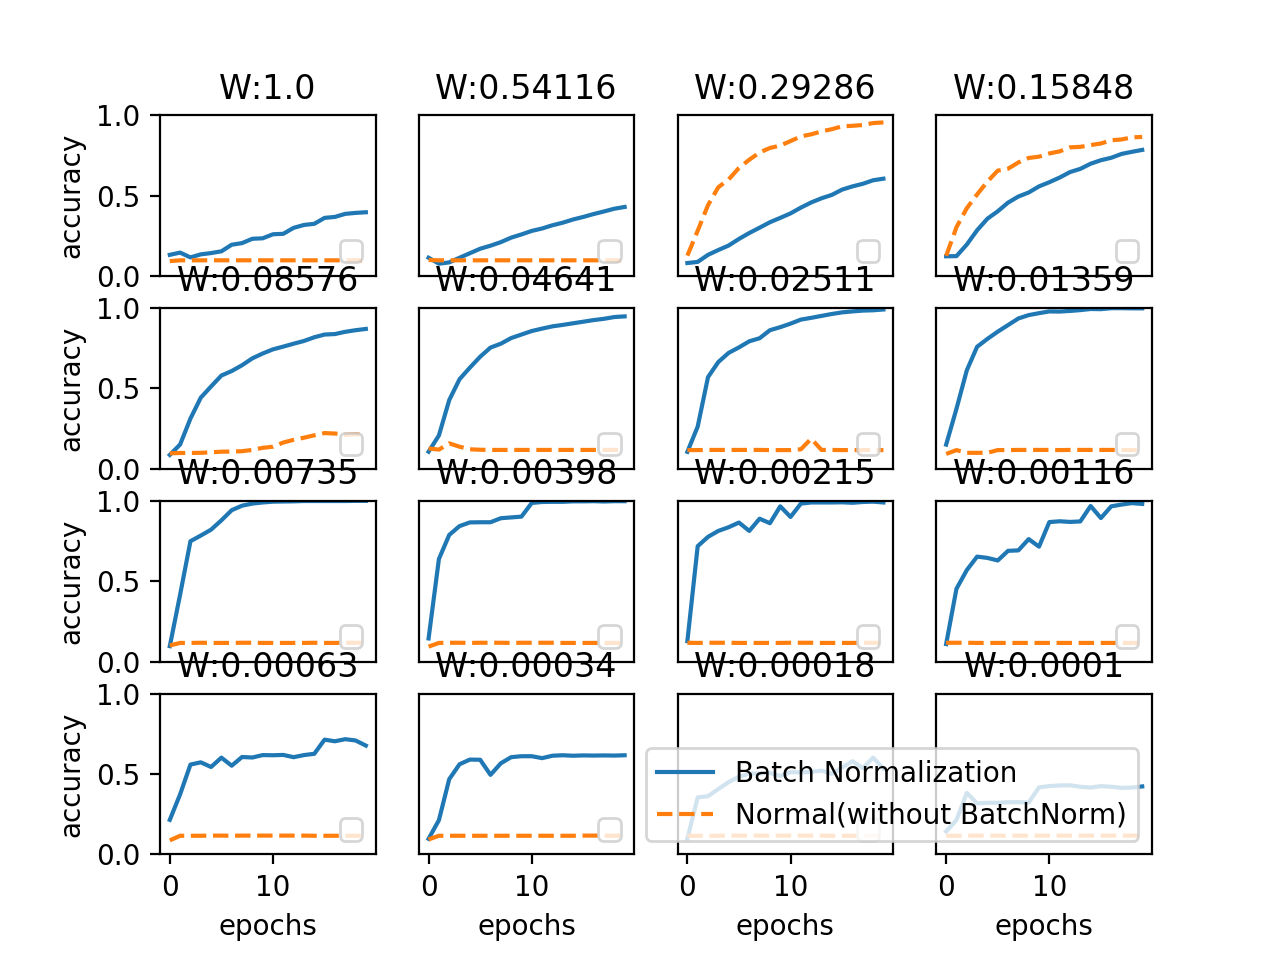

Recreate this plot in Python.
import sys, os

sys.path.append(os.pardir)  # 親ディレクトリのファイルをインポートするための設定
import numpy as np
import matplotlib.pyplot as plt
from dataset.mnist import load_mnist
from common.multi_layer_net_extend import MultiLayerNetExtend
from common.optimizer import SGD, Adam

(x_train, t_train), (x_test, t_test) = load_mnist(normalize=True)

# 学習データを削減
x_train = x_train[:1000]
t_train = t_train[:1000]

max_epochs = 20
train_size = x_train.shape[0]
batch_size = 100
learning_rate = 0.01


def __train(weight_init_std):
    bn_network = MultiLayerNetExtend(
        input_size=784,
        hidden_size_list=[100, 100, 100, 100, 100],
        output_size=10,
        weight_init_std=weight_init_std,
        use_batchnorm=True,
    )
    network = MultiLayerNetExtend(
        input_size=784,
        hidden_size_list=[100, 100, 100, 100, 100],
        output_size=10,
        weight_init_std=weight_init_std,
    )
    optimizer = SGD(lr=learning_rate)

    train_acc_list = []
    bn_train_acc_list = []

    iter_per_epoch = max(train_size / batch_size, 1)
    epoch_cnt = 0

    for i in range(1000000000):
        batch_mask = np.random.choice(train_size, batch_size)
        x_batch = x_train[batch_mask]
        t_batch = t_train[batch_mask]

        for _network in (bn_network, network):
            grads = _network.gradient(x_batch, t_batch)
            optimizer.update(_network.params, grads)

        if i % iter_per_epoch == 0:
            train_acc = network.accuracy(x_train, t_train)
            bn_train_acc = bn_network.accuracy(x_train, t_train)
            train_acc_list.append(train_acc)
            bn_train_acc_list.append(bn_train_acc)

            print(
                "epoch:"
                + str(epoch_cnt)
                + " | "
                + str(train_acc)
                + " - "
                + str(bn_train_acc)
            )

            epoch_cnt += 1
            if epoch_cnt >= max_epochs:
                break

    return train_acc_list, bn_train_acc_list


# 3.グラフの描画==========
weight_scale_list = np.logspace(0, -4, num=16)
x = np.arange(max_epochs)

for i, w in enumerate(weight_scale_list):
    print("============== " + str(i + 1) + "/16" + " ==============")
    train_acc_list, bn_train_acc_list = __train(w)

    plt.subplot(4, 4, i + 1)
    plt.title("W:" + str(w)[0:7])
    if i == 15:
        plt.plot(x, bn_train_acc_list, label="Batch Normalization", markevery=2)
        plt.plot(
            x,
            train_acc_list,
            linestyle="--",
            label="Normal(without BatchNorm)",
            markevery=2,
        )
    else:
        plt.plot(x, bn_train_acc_list, markevery=2)
        plt.plot(x, train_acc_list, linestyle="--", markevery=2)

    plt.ylim(0, 1.0)
    if i % 4:
        plt.yticks([])
    else:
        plt.ylabel("accuracy")
    if i < 12:
        plt.xticks([])
    else:
        plt.xlabel("epochs")
    plt.legend(loc="lower right")

plt.show()

# ============= 1/16 ==============
# epoch:0 | 0.117 - 0.117
# ../common/multi_layer_net_extend.py:122: RuntimeWarning: overflow encountered in square
#   weight_decay += 0.5 * self.weight_decay_lambda * np.sum(W ** 2)
# ../common/multi_layer_net_extend.py:122: RuntimeWarning: invalid value encountered in double_scalars
#   weight_decay += 0.5 * self.weight_decay_lambda * np.sum(W ** 2)
# ../common/functions.py:32: RuntimeWarning: invalid value encountered in subtract
#   x = x - np.max(x, axis=-1, keepdims=True)  # オーバーフロー対策
# ../common/layers.py:12: RuntimeWarning: invalid value encountered in less_equal
#   self.mask = x <= 0
# epoch:1 | 0.097 - 0.113
# epoch:2 | 0.097 - 0.147
# epoch:3 | 0.097 - 0.183
# epoch:4 | 0.097 - 0.208
# epoch:5 | 0.097 - 0.229
# epoch:6 | 0.097 - 0.243
# epoch:7 | 0.097 - 0.272
# epoch:8 | 0.097 - 0.304
# epoch:9 | 0.097 - 0.312
# epoch:10 | 0.097 - 0.323
# epoch:11 | 0.097 - 0.337
# epoch:12 | 0.097 - 0.347
# epoch:13 | 0.097 - 0.363
# epoch:14 | 0.097 - 0.379
# epoch:15 | 0.097 - 0.392
# epoch:16 | 0.097 - 0.404
# epoch:17 | 0.097 - 0.413
# epoch:18 | 0.097 - 0.435
# epoch:19 | 0.097 - 0.433
# No handles with labels found to put in legend.
# ============== 2/16 ==============
# epoch:0 | 0.097 - 0.067
# epoch:1 | 0.097 - 0.093
# epoch:2 | 0.097 - 0.155
# epoch:3 | 0.097 - 0.169
# epoch:4 | 0.097 - 0.193
# epoch:5 | 0.097 - 0.213
# epoch:6 | 0.097 - 0.239
# epoch:7 | 0.097 - 0.254
# epoch:8 | 0.097 - 0.285
# epoch:9 | 0.097 - 0.314
# epoch:10 | 0.097 - 0.324
# epoch:11 | 0.097 - 0.34
# epoch:12 | 0.097 - 0.365
# epoch:13 | 0.097 - 0.369
# epoch:14 | 0.097 - 0.385
# epoch:15 | 0.097 - 0.405
# epoch:16 | 0.097 - 0.418
# epoch:17 | 0.097 - 0.443
# epoch:18 | 0.097 - 0.458
# epoch:19 | 0.097 - 0.464
# No handles with labels found to put in legend.
# ============== 3/16 ==============
# epoch:0 | 0.093 - 0.096
# epoch:1 | 0.328 - 0.113
# epoch:2 | 0.469 - 0.128
# epoch:3 | 0.546 - 0.162
# epoch:4 | 0.618 - 0.197
# epoch:5 | 0.681 - 0.224
# epoch:6 | 0.71 - 0.269
# epoch:7 | 0.749 - 0.308
# epoch:8 | 0.77 - 0.327
# epoch:9 | 0.814 - 0.369
# epoch:10 | 0.839 - 0.401
# epoch:11 | 0.868 - 0.436
# epoch:12 | 0.866 - 0.463
# epoch:13 | 0.892 - 0.489
# epoch:14 | 0.917 - 0.509
# epoch:15 | 0.926 - 0.53
# epoch:16 | 0.931 - 0.558
# epoch:17 | 0.941 - 0.582
# epoch:18 | 0.941 - 0.604
# epoch:19 | 0.951 - 0.613
# No handles with labels found to put in legend.
# ============== 4/16 ==============
# epoch:0 | 0.064 - 0.1
# epoch:1 | 0.26 - 0.114
# epoch:2 | 0.403 - 0.149
# epoch:3 | 0.503 - 0.258
# epoch:4 | 0.569 - 0.323
# epoch:5 | 0.62 - 0.39
# epoch:6 | 0.667 - 0.449
# epoch:7 | 0.7 - 0.504
# epoch:8 | 0.712 - 0.546
# epoch:9 | 0.722 - 0.583
# epoch:10 | 0.751 - 0.613
# epoch:11 | 0.763 - 0.645
# epoch:12 | 0.794 - 0.663
# epoch:13 | 0.799 - 0.682
# epoch:14 | 0.818 - 0.701
# epoch:15 | 0.817 - 0.71
# epoch:16 | 0.832 - 0.72
# epoch:17 | 0.837 - 0.74
# epoch:18 | 0.843 - 0.746
# epoch:19 | 0.855 - 0.762
# No handles with labels found to put in legend.
# ============== 5/16 ==============
# epoch:0 | 0.06 - 0.104
# epoch:1 | 0.07 - 0.141
# epoch:2 | 0.083 - 0.295
# epoch:3 | 0.092 - 0.42
# epoch:4 | 0.117 - 0.515
# epoch:5 | 0.134 - 0.602
# epoch:6 | 0.15 - 0.642
# epoch:7 | 0.165 - 0.689
# epoch:8 | 0.168 - 0.723
# epoch:9 | 0.166 - 0.736
# epoch:10 | 0.191 - 0.764
# epoch:11 | 0.195 - 0.789
# epoch:12 | 0.197 - 0.795
# epoch:13 | 0.224 - 0.801
# epoch:14 | 0.235 - 0.823
# epoch:15 | 0.247 - 0.832
# epoch:16 | 0.257 - 0.844
# epoch:17 | 0.269 - 0.852
# epoch:18 | 0.295 - 0.856
# epoch:19 | 0.334 - 0.863
# No handles with labels found to put in legend.
# ============== 6/16 ==============
# epoch:0 | 0.079 - 0.101
# epoch:1 | 0.097 - 0.207
# epoch:2 | 0.129 - 0.452
# epoch:3 | 0.142 - 0.601
# epoch:4 | 0.117 - 0.675
# epoch:5 | 0.118 - 0.733
# epoch:6 | 0.116 - 0.763
# epoch:7 | 0.156 - 0.787
# epoch:8 | 0.13 - 0.81
# epoch:9 | 0.128 - 0.834
# epoch:10 | 0.118 - 0.842
# epoch:11 | 0.117 - 0.858
# epoch:12 | 0.117 - 0.877
# epoch:13 | 0.117 - 0.888
# epoch:14 | 0.117 - 0.897
# epoch:15 | 0.179 - 0.901
# epoch:16 | 0.116 - 0.906
# epoch:17 | 0.116 - 0.918
# epoch:18 | 0.116 - 0.925
# epoch:19 | 0.116 - 0.928
# No handles with labels found to put in legend.
# ============== 7/16 ==============
# epoch:0 | 0.099 - 0.117
# epoch:1 | 0.105 - 0.331
# epoch:2 | 0.105 - 0.541
# epoch:3 | 0.117 - 0.654
# epoch:4 | 0.117 - 0.716
# epoch:5 | 0.105 - 0.765
# epoch:6 | 0.105 - 0.81
# epoch:7 | 0.116 - 0.858
# epoch:8 | 0.116 - 0.877
# epoch:9 | 0.116 - 0.905
# epoch:10 | 0.116 - 0.933
# epoch:11 | 0.116 - 0.937
# epoch:12 | 0.116 - 0.943
# epoch:13 | 0.116 - 0.955
# epoch:14 | 0.116 - 0.965
# epoch:15 | 0.116 - 0.975
# epoch:16 | 0.116 - 0.977
# epoch:17 | 0.116 - 0.985
# epoch:18 | 0.116 - 0.988
# epoch:19 | 0.116 - 0.99
# No handles with labels found to put in legend.
# ============== 8/16 ==============
# epoch:0 | 0.1 - 0.094
# epoch:1 | 0.117 - 0.275
# epoch:2 | 0.117 - 0.554
# epoch:3 | 0.117 - 0.685
# epoch:4 | 0.117 - 0.75
# epoch:5 | 0.117 - 0.809
# epoch:6 | 0.117 - 0.859
# epoch:7 | 0.117 - 0.911
# epoch:8 | 0.117 - 0.947
# epoch:9 | 0.117 - 0.963
# epoch:10 | 0.117 - 0.977
# epoch:11 | 0.117 - 0.985
# epoch:12 | 0.117 - 0.99
# epoch:13 | 0.117 - 0.991
# epoch:14 | 0.117 - 0.991
# epoch:15 | 0.117 - 0.995
# epoch:16 | 0.117 - 0.996
# epoch:17 | 0.117 - 0.996
# epoch:18 | 0.117 - 0.997
# epoch:19 | 0.117 - 0.999
# No handles with labels found to put in legend.
# ============== 9/16 ==============
# epoch:0 | 0.105 - 0.137
# epoch:1 | 0.117 - 0.422
# epoch:2 | 0.117 - 0.779
# epoch:3 | 0.116 - 0.832
# epoch:4 | 0.116 - 0.871
# epoch:5 | 0.116 - 0.913
# epoch:6 | 0.116 - 0.949
# epoch:7 | 0.117 - 0.964
# epoch:8 | 0.117 - 0.986
# epoch:9 | 0.117 - 0.991
# epoch:10 | 0.117 - 0.991
# epoch:11 | 0.117 - 0.994
# epoch:12 | 0.116 - 0.995
# epoch:13 | 0.116 - 0.997
# epoch:14 | 0.117 - 0.997
# epoch:15 | 0.117 - 0.999
# epoch:16 | 0.116 - 0.999
# epoch:17 | 0.117 - 0.999
# epoch:18 | 0.116 - 0.999
# epoch:19 | 0.116 - 0.999
# No handles with labels found to put in legend.
# ============== 10/16 ==============
# epoch:0 | 0.116 - 0.144
# epoch:1 | 0.117 - 0.51
# epoch:2 | 0.117 - 0.771
# epoch:3 | 0.117 - 0.803
# epoch:4 | 0.117 - 0.849
# epoch:5 | 0.117 - 0.881
# epoch:6 | 0.117 - 0.887
# epoch:7 | 0.117 - 0.968
# epoch:8 | 0.117 - 0.981
# epoch:9 | 0.117 - 0.985
# epoch:10 | 0.117 - 0.935
# epoch:11 | 0.117 - 0.986
# epoch:12 | 0.117 - 0.995
# epoch:13 | 0.117 - 0.999
# epoch:14 | 0.117 - 0.999
# epoch:15 | 0.117 - 0.984
# epoch:16 | 0.117 - 0.981
# epoch:17 | 0.117 - 1.0
# epoch:18 | 0.117 - 0.968
# epoch:19 | 0.117 - 1.0
# No handles with labels found to put in legend.
# ============== 11/16 ==============
# epoch:0 | 0.094 - 0.21
# epoch:1 | 0.117 - 0.471
# epoch:2 | 0.117 - 0.709
# epoch:3 | 0.116 - 0.724
# epoch:4 | 0.116 - 0.768
# epoch:5 | 0.116 - 0.785
# epoch:6 | 0.117 - 0.779
# epoch:7 | 0.117 - 0.794
# epoch:8 | 0.117 - 0.792
# epoch:9 | 0.117 - 0.851
# epoch:10 | 0.117 - 0.888
# epoch:11 | 0.117 - 0.947
# epoch:12 | 0.117 - 0.944
# epoch:13 | 0.117 - 0.975
# epoch:14 | 0.117 - 0.944
# epoch:15 | 0.117 - 0.968
# epoch:16 | 0.117 - 0.974
# epoch:17 | 0.117 - 0.988
# epoch:18 | 0.117 - 0.989
# epoch:19 | 0.117 - 0.991
# No handles with labels found to put in legend.
# ============== 12/16 ==============
# epoch:0 | 0.105 - 0.1
# epoch:1 | 0.116 - 0.513
# epoch:2 | 0.116 - 0.4
# epoch:3 | 0.116 - 0.57
# epoch:4 | 0.116 - 0.725
# epoch:5 | 0.116 - 0.776
# epoch:6 | 0.116 - 0.78
# epoch:7 | 0.116 - 0.787
# epoch:8 | 0.116 - 0.791
# epoch:9 | 0.116 - 0.797
# epoch:10 | 0.116 - 0.757
# epoch:11 | 0.116 - 0.851
# epoch:12 | 0.116 - 0.881
# epoch:13 | 0.116 - 0.888
# epoch:14 | 0.116 - 0.897
# epoch:15 | 0.116 - 0.894
# epoch:16 | 0.116 - 0.901
# epoch:17 | 0.116 - 0.898
# epoch:18 | 0.116 - 0.903
# epoch:19 | 0.116 - 0.889
# No handles with labels found to put in legend.
# ============== 13/16 ==============
# epoch:0 | 0.116 - 0.131
# epoch:1 | 0.105 - 0.312
# epoch:2 | 0.116 - 0.518
# epoch:3 | 0.116 - 0.406
# epoch:4 | 0.117 - 0.589
# epoch:5 | 0.117 - 0.589
# epoch:6 | 0.117 - 0.604
# epoch:7 | 0.117 - 0.618
# epoch:8 | 0.117 - 0.603
# epoch:9 | 0.117 - 0.613
# epoch:10 | 0.117 - 0.623
# epoch:11 | 0.117 - 0.603
# epoch:12 | 0.117 - 0.63
# epoch:13 | 0.117 - 0.706
# epoch:14 | 0.117 - 0.711
# epoch:15 | 0.117 - 0.709
# epoch:16 | 0.117 - 0.767
# epoch:17 | 0.117 - 0.786
# epoch:18 | 0.117 - 0.782
# epoch:19 | 0.116 - 0.806
# No handles with labels found to put in legend.
# ============== 14/16 ==============
# epoch:0 | 0.105 - 0.158
# epoch:1 | 0.117 - 0.456
# epoch:2 | 0.117 - 0.521
# epoch:3 | 0.117 - 0.606
# epoch:4 | 0.117 - 0.636
# epoch:5 | 0.117 - 0.658
# epoch:6 | 0.117 - 0.678
# epoch:7 | 0.117 - 0.677
# epoch:8 | 0.117 - 0.67
# epoch:9 | 0.117 - 0.677
# epoch:10 | 0.117 - 0.7
# epoch:11 | 0.117 - 0.668
# epoch:12 | 0.117 - 0.638
# epoch:13 | 0.117 - 0.673
# epoch:14 | 0.117 - 0.68
# epoch:15 | 0.117 - 0.748
# epoch:16 | 0.117 - 0.775
# epoch:17 | 0.117 - 0.79
# epoch:18 | 0.117 - 0.783
# epoch:19 | 0.117 - 0.756
# No handles with labels found to put in legend.
# ============== 15/16 ==============
# epoch:0 | 0.1 - 0.12
# epoch:1 | 0.116 - 0.31
# epoch:2 | 0.116 - 0.382
# epoch:3 | 0.116 - 0.379
# epoch:4 | 0.117 - 0.443
# epoch:5 | 0.116 - 0.493
# epoch:6 | 0.116 - 0.493
# epoch:7 | 0.116 - 0.45
# epoch:8 | 0.116 - 0.493
# epoch:9 | 0.116 - 0.488
# epoch:10 | 0.116 - 0.485
# epoch:11 | 0.116 - 0.516
# epoch:12 | 0.116 - 0.524
# epoch:13 | 0.116 - 0.522
# epoch:14 | 0.116 - 0.521
# epoch:15 | 0.116 - 0.52
# epoch:16 | 0.116 - 0.517
# epoch:17 | 0.117 - 0.521
# epoch:18 | 0.116 - 0.516
# epoch:19 | 0.117 - 0.514
# No handles with labels found to put in legend.
# ============== 16/16 ==============
# epoch:0 | 0.105 - 0.106
# epoch:1 | 0.117 - 0.216
# epoch:2 | 0.116 - 0.415
# epoch:3 | 0.116 - 0.376
# epoch:4 | 0.116 - 0.418
# epoch:5 | 0.117 - 0.418
# epoch:6 | 0.116 - 0.433
# epoch:7 | 0.117 - 0.509
# epoch:8 | 0.116 - 0.514
# epoch:9 | 0.116 - 0.519
# epoch:10 | 0.116 - 0.524
# epoch:11 | 0.116 - 0.514
# epoch:12 | 0.116 - 0.519
# epoch:13 | 0.116 - 0.525
# epoch:14 | 0.116 - 0.526
# epoch:15 | 0.116 - 0.448
# epoch:16 | 0.116 - 0.512
# epoch:17 | 0.116 - 0.531
# epoch:18 | 0.116 - 0.528
# epoch:19 | 0.116 - 0.531
